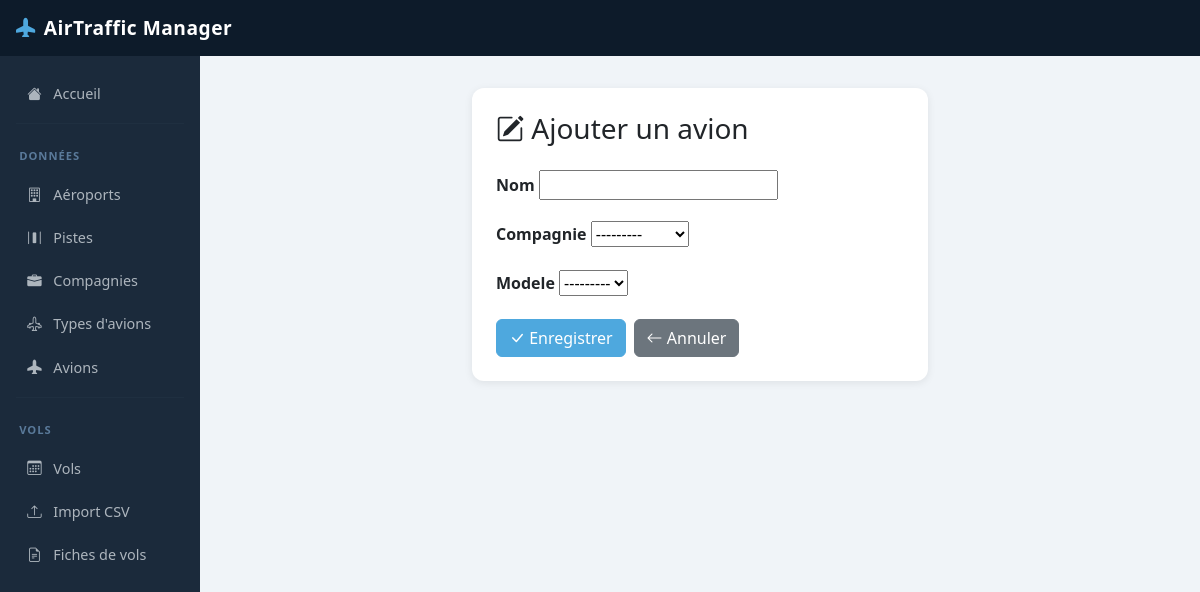
Before: /TraficAerien/avions/ajouter/ with the older database file.
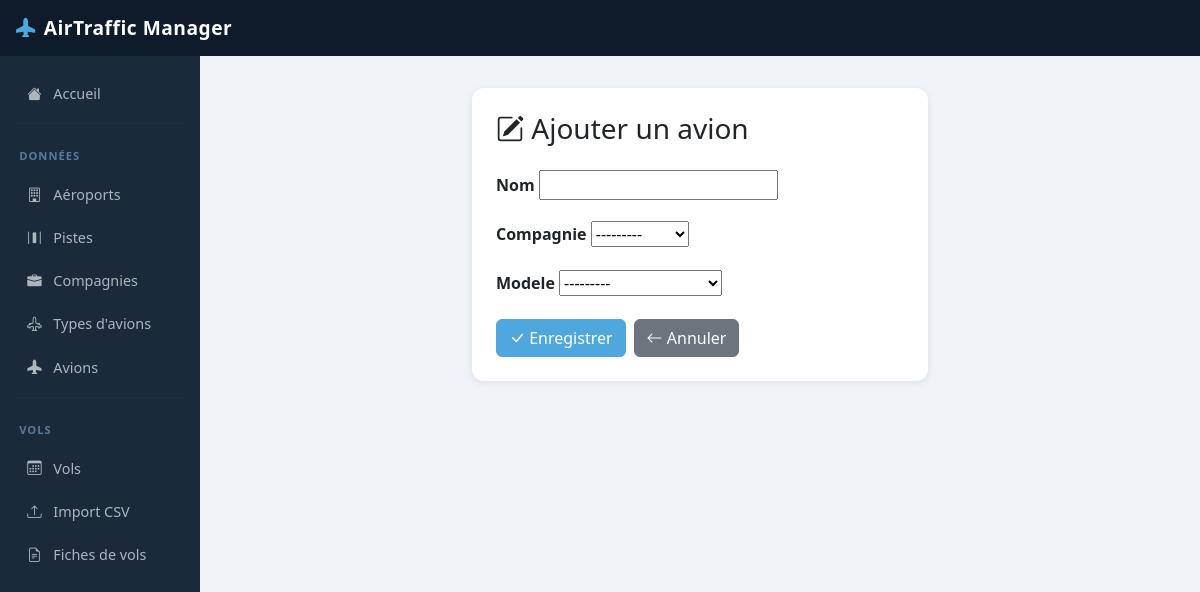
After: the same page with the newer database file.
### TraficAerien/models.py (models this page shows)
class TypeAvion(models.Model):
    marque = models.CharField(max_length=100)
    modele = models.CharField(max_length=100)
    description = models.TextField(blank=True)
    image = models.ImageField(upload_to='avions/', blank=True, null=True)
    longueur_piste_necessaire = models.IntegerField(help_text="En mètres")
    def __str__(self):
        return f"{self.marque} {self.modele}"

### TraficAerien/views.py (the view)
# urls.py: path('avions/ajouter/', views.avion_creer, name='avion_creer'),
def avion_creer(request):
    if request.method == 'POST':
        form = AvionForm(request.POST)
        if form.is_valid():
            form.save()
            return redirect('avion_liste')
    else:
        form = AvionForm()
    return render(request, 'TraficAerien/formulaire.html', {
        'form': form, 'titre': 'Ajouter un avion'
    })

### TraficAerien/forms.py
class AvionForm(forms.ModelForm):
    class Meta:
        model = Avion
        fields = ['nom', 'compagnie', 'modele']

### TraficAerien/models.py (called while the page is built)
    def __str__(self):
        return self.nom

### TraficAerien/templates/TraficAerien/formulaire.html (shortened to what this page needs)
{% extends 'TraficAerien/base.html' %}
{% block content %}
<div class="row justify-content-center">
    <div class="col-md-6">
        <div class="card p-4">
            <h3 class="mb-4"><i class="bi bi-pencil-square"></i> {{ titre }}</h3>
            <form method="post" enctype="multipart/form-data">
                {% for field in form %}
                <div class="mb-3">
                    <label class="form-label fw-bold">{{ field.label }}</label>
                    {{ field }}
                </div>
                {% endfor %}
                <div class="d-flex gap-2">
                    <button type="submit" class="btn btn-primary">
                        <i class="bi bi-check-lg"></i> Enregistrer
                    </button>
                    <a href="javascript:history.back()" class="btn btn-secondary">
                        <i class="bi bi-arrow-left"></i> Annuler
                    </a>
                </div>
            </form>
        </div>
    </div>
</div>
{% endblock %}

Changed rows visible on the page:
added TypeAvion: form "---------"
